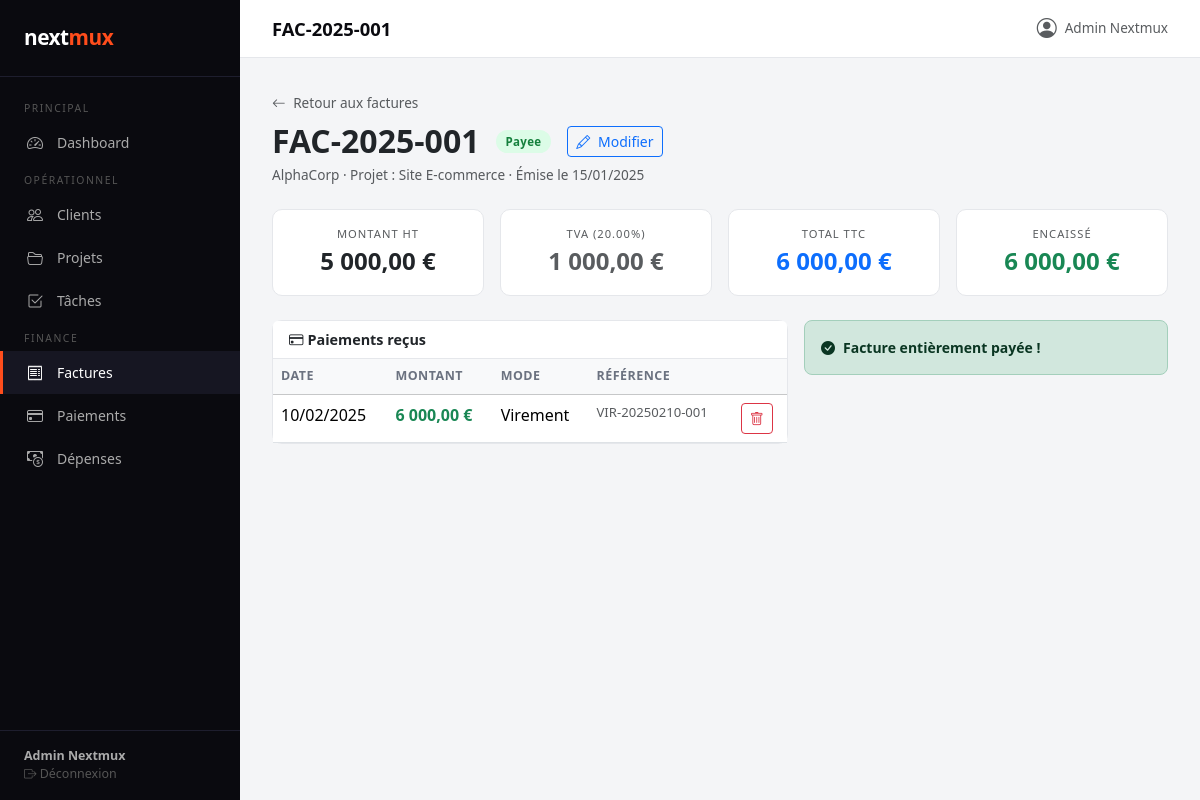
The page /index.php?module=factures&action=show&id=1 (signed in) on the database its author committed.
### tables this page shows
CREATE TABLE IF NOT EXISTS factures (
  id INT AUTO_INCREMENT PRIMARY KEY,
  projet_id INT NOT NULL,
  numero VARCHAR(50) NOT NULL UNIQUE,
  montant_ht DECIMAL(10,2) NOT NULL DEFAULT 0,
  tva DECIMAL(5,2) NOT NULL DEFAULT 20.00,
  montant_ttc DECIMAL(10,2) NOT NULL DEFAULT 0,
  date_emission DATE NOT NULL,
  date_echeance DATE,
  statut ENUM('brouillon','envoyee','payee','annulee') DEFAULT 'brouillon',
  notes TEXT,
  created_at DATETIME DEFAULT CURRENT_TIMESTAMP,
  FOREIGN KEY (projet_id) REFERENCES projets(id) ON DELETE CASCADE
);

CREATE TABLE IF NOT EXISTS clients (
  id INT AUTO_INCREMENT PRIMARY KEY,
  nom VARCHAR(100) NOT NULL,
  email VARCHAR(150),
  telephone VARCHAR(20),
  adresse TEXT,
  created_at DATETIME DEFAULT CURRENT_TIMESTAMP
);

CREATE TABLE IF NOT EXISTS projets (
  id INT AUTO_INCREMENT PRIMARY KEY,
  client_id INT NOT NULL,
  nom VARCHAR(150) NOT NULL,
  description TEXT,
  date_debut DATE,
  date_fin DATE,
  statut ENUM('en_cours','termine','suspendu','annule') DEFAULT 'en_cours',
  budget DECIMAL(10,2) DEFAULT 0,
  created_at DATETIME DEFAULT CURRENT_TIMESTAMP,
  FOREIGN KEY (client_id) REFERENCES clients(id) ON DELETE CASCADE
);

CREATE TABLE IF NOT EXISTS paiements (
  id INT AUTO_INCREMENT PRIMARY KEY,
  facture_id INT NOT NULL,
  montant DECIMAL(10,2) NOT NULL,
  date_paiement DATE NOT NULL,
  mode ENUM('virement','cheque','carte','especes','autre') DEFAULT 'virement',
  reference VARCHAR(100),
  notes TEXT,
  created_at DATETIME DEFAULT CURRENT_TIMESTAMP,
  FOREIGN KEY (facture_id) REFERENCES factures(id) ON DELETE CASCADE
);

### controllers/facturesController.php (called while the page is built, shortened)
<?php
require_once __DIR__ . '/../models/Facture.php';
class FacturesController {
    private Facture  $model;
    public function __construct() {
        $this->model       = new Facture();
    }
    public function show(): void {
        $id      = (int)($_GET['id'] ?? 0);
        $facture = $this->model->getById($id);
        $paiements  = $this->model->getPaiements($id);
        $total_paye = array_sum(array_column($paiements, 'montant'));
        $page_title = $facture['numero'];
        require_once __DIR__ . '/../views/factures/show.php';
    }
}

### config/db.php (called while the page is built, shortened)
<?php
function getDB(): PDO {
    static $pdo = null;
    if ($pdo === null) {
        $dsn = "mysql:host=" . DB_HOST . ";dbname=" . DB_NAME . ";charset=" . DB_CHARSET;
        try {
            $pdo = new PDO($dsn, DB_USER, DB_PASS, [
                PDO::ATTR_ERRMODE            => PDO::ERRMODE_EXCEPTION,
                PDO::ATTR_DEFAULT_FETCH_MODE => PDO::FETCH_ASSOC,
                PDO::ATTR_EMULATE_PREPARES   => false,
            ]);
        } catch (PDOException $e) {
            die(json_encode(['error' => 'Connexion BDD échouée : ' . $e->getMessage()]));
        }
    }
    return $pdo;
}

### models/Facture.php (called while the page is built, shortened)
<?php
class Facture {
    private PDO $db;
    public function __construct() {
        $this->db = getDB();
    }
    public function getById(int $id): array|false {
        $stmt = $this->db->prepare("
            SELECT f.*, p.nom AS projet_nom, c.nom AS client_nom
            FROM factures f
            JOIN projets p ON f.projet_id = p.id
            JOIN clients c ON p.client_id = c.id
            WHERE f.id = ?
        ");
        $stmt->execute([$id]);
        return $stmt->fetch();
    }
    public function getPaiements(int $factureId): array {
        $stmt = $this->db->prepare("SELECT * FROM paiements WHERE facture_id = ? ORDER BY date_paiement DESC");
        $stmt->execute([$factureId]);
        return $stmt->fetchAll();
    }
}

### views/factures/show.php (the view, shortened to what this page needs)
<?php require_once __DIR__ . '/../layout/header.php'; ?>
<div class="mb-4">
  <a href="index.php?module=factures&action=index" class="text-muted text-decoration-none" style="font-size:0.85rem">
    <i class="bi bi-arrow-left me-1"></i> Retour aux factures
  </a>
  <div class="d-flex align-items-center gap-3 mt-2 flex-wrap">
    <h2 class="fw-bold mb-0"><?= htmlspecialchars($facture['numero']) ?></h2>
    <span class="status-badge badge-<?= $facture['statut'] ?>"><?= ucfirst($facture['statut']) ?></span>
    <a href="index.php?module=factures&action=edit&id=<?= $facture['id'] ?>" class="btn btn-sm btn-outline-primary">
      <i class="bi bi-pencil me-1"></i> Modifier
    </a>
  </div>
  <p class="text-muted mt-1" style="font-size:0.85rem">
    <?= htmlspecialchars($facture['client_nom']) ?> · Projet : <?= htmlspecialchars($facture['projet_nom']) ?>
    · Émise le <?= date('d/m/Y', strtotime($facture['date_emission'])) ?>
  </p>
</div>
<div class="row g-3 mb-4">
  <div class="col-md-3"><div class="card text-center p-3">
    <div class="text-muted" style="font-size:0.7rem;text-transform:uppercase;letter-spacing:1px">Montant HT</div>
    <div class="fs-4 fw-bold"><?= number_format($facture['montant_ht'], 2, ',', ' ') ?> €</div>
  </div></div>
  <div class="col-md-3"><div class="card text-center p-3">
    <div class="text-muted" style="font-size:0.7rem;text-transform:uppercase;letter-spacing:1px">TVA (<?= $facture['tva'] ?>%)</div>
    <div class="fs-4 fw-bold text-muted"><?= number_format($facture['montant_ttc'] - $facture['montant_ht'], 2, ',', ' ') ?> €</div>
  </div></div>
  <div class="col-md-3"><div class="card text-center p-3">
    <div class="text-muted" style="font-size:0.7rem;text-transform:uppercase;letter-spacing:1px">Total TTC</div>
    <div class="fs-4 fw-bold text-primary"><?= number_format($facture['montant_ttc'], 2, ',', ' ') ?> €</div>
  </div></div>
  <div class="col-md-3"><div class="card text-center p-3">
    <div class="text-muted" style="font-size:0.7rem;text-transform:uppercase;letter-spacing:1px">Encaissé</div>
    <div class="fs-4 fw-bold <?= $total_paye >= $facture['montant_ttc'] ? 'text-success' : 'text-warning' ?>">
      <?= number_format($total_paye, 2, ',', ' ') ?> €
    </div>
  </div></div>
</div>
<div class="row g-3">
  <div class="col-md-7">
    <div class="card">
      <div class="card-header"><i class="bi bi-credit-card me-1"></i>Paiements reçus</div>
      <div class="card-body p-0">
        <?php if (empty($paiements)): ?>
          <div class="text-center py-3 text-muted" style="font-size:0.85rem">Aucun paiement enregistré.</div>
        <?php else: ?>
          <table class="table table-hover mb-0">
            <thead class="table-light"><tr><th>Date</th><th>Montant</th><th>Mode</th><th>Référence</th><th></th></tr></thead>
            <tbody>
              <?php foreach ($paiements as $p): ?>
              <tr>
                <td><?= date('d/m/Y', strtotime($p['date_paiement'])) ?></td>
                <td class="fw-semibold text-success"><?= number_format($p['montant'], 2, ',', ' ') ?> €</td>
                <td><?= ucfirst($p['mode']) ?></td>
                <td class="text-muted" style="font-size:0.82rem"><?= htmlspecialchars($p['reference'] ?? '—') ?></td>
                <td>
                  <form method="POST"
                        action="index.php?module=paiements&action=delete&id=<?= $p['id'] ?>&facture_id=<?= $facture['id'] ?>"
                        onsubmit="return confirm('Supprimer ce paiement ?')">
                    <button class="btn btn-sm btn-outline-danger"><i class="bi bi-trash"></i></button>
                  </form>
                </td>
              </tr>
              <?php endforeach; ?>
            </tbody>
          </table>
        <?php endif; ?>
      </div>
    </div>
  </div>
  <div class="col-md-5">
    <?php $restant = $facture['montant_ttc'] - $total_paye; ?>
    <?php if ($restant > 0): ?>
    <div class="card">
      <div class="card-header fw-semibold"><i class="bi bi-plus-circle me-1"></i>Enregistrer un paiement</div>
      <div class="card-body">
        <form method="POST" action="index.php?module=factures&action=addPaiement">
          <input type="hidden" name="facture_id" value="<?= $facture['id'] ?>">
          <div class="mb-3">
            <label class="form-label fw-semibold" style="font-size:0.85rem">Montant (€) <span class="text-danger">*</span></label>
            <input type="number" name="montant" class="form-control" step="0.01" min="0.01"
                   max="<?= $restant ?>" value="<?= $restant ?>" required>
            <div class="form-text">Restant : <?= number_format($restant, 2, ',', ' ') ?> €</div>
          </div>
          <div class="mb-3">
            <label class="form-label fw-semibold" style="font-size:0.85rem">Date</label>
            <input type="date" name="date_paiement" class="form-control" value="<?= date('Y-m-d') ?>" required>
          </div>
          <div class="mb-3">
            <label class="form-label fw-semibold" style="font-size:0.85rem">Mode</label>
            <select name="mode" class="form-select">
              <?php foreach (['virement','cheque','carte','especes','autre'] as $m): ?>
                <option value="<?= $m ?>"><?= ucfirst($m) ?></option>
              <?php endforeach; ?>
            </select>
          </div>
          <div class="mb-3">
            <label class="form-label fw-semibold" style="font-size:0.85rem">Référence</label>
            <input type="text" name="reference" class="form-control" placeholder="VIR-20250101-001">
          </div>
          <button type="submit" class="btn btn-accent w-100">
            <i class="bi bi-check-lg me-1"></i> Enregistrer
          </button>
        </form>
      </div>
    </div>
    <?php else: ?>
    <div class="alert alert-success">
      <i class="bi bi-check-circle-fill me-2"></i><strong>Facture entièrement payée !</strong>
    </div>
    <?php endif; ?>
  </div>
</div>
<?php require_once __DIR__ . '/../layout/footer.php'; ?>

### views/layout/header.php (shortened to what this page needs)
<!DOCTYPE html>
<html lang="fr">
<head>
  <link href="https://cdn.jsdelivr.net/npm/bootstrap@5.3.2/dist/css/bootstrap.min.css" rel="stylesheet">
  <link href="https://cdn.jsdelivr.net/npm/bootstrap-icons@1.11.3/font/bootstrap-icons.css" rel="stylesheet">
</head>
<body>
<?php
$module_actuel = $_GET['module'] ?? 'dashboard';
$user = $_SESSION['user'] ?? ['nom' => 'Invité'];
?>
<div id="sidebar">
  <div class="sidebar-brand">next<span>mux</span></div>
  <nav class="sidebar-nav">
    <div class="nav-section">Principal</div>
    <a href="index.php?module=dashboard&action=index"
       class="sidebar-link <?= $module_actuel === 'dashboard' ? 'active' : '' ?>">
      <i class="bi bi-speedometer2"></i> Dashboard
    </a>
    <div class="nav-section">Opérationnel</div>
    <a href="index.php?module=clients&action=index"
       class="sidebar-link <?= $module_actuel === 'clients' ? 'active' : '' ?>">
      <i class="bi bi-people"></i> Clients
    </a>
    <a href="index.php?module=projets&action=index"
       class="sidebar-link <?= $module_actuel === 'projets' ? 'active' : '' ?>">
      <i class="bi bi-folder2-open"></i> Projets
    </a>
    <a href="index.php?module=taches&action=index"
       class="sidebar-link <?= $module_actuel === 'taches' ? 'active' : '' ?>">
      <i class="bi bi-check2-square"></i> Tâches
    </a>
    <div class="nav-section">Finance</div>
    <a href="index.php?module=factures&action=index"
       class="sidebar-link <?= $module_actuel === 'factures' ? 'active' : '' ?>">
      <i class="bi bi-receipt"></i> Factures
    </a>
    <a href="index.php?module=paiements&action=index"
       class="sidebar-link <?= $module_actuel === 'paiements' ? 'active' : '' ?>">
      <i class="bi bi-credit-card"></i> Paiements
    </a>
    <a href="index.php?module=depenses&action=index"
       class="sidebar-link <?= $module_actuel === 'depenses' ? 'active' : '' ?>">
      <i class="bi bi-cash-coin"></i> Dépenses
    </a>
  </nav>
  <div class="sidebar-footer">
    <strong><?= htmlspecialchars($user['nom']) ?></strong>
    <a href="index.php?module=auth&action=logout" style="color:#555;text-decoration:none">
      <i class="bi bi-box-arrow-right"></i> Déconnexion
    </a>
  </div>
</div>
<div id="main">
  <div class="topbar">
    <h1><?= htmlspecialchars($page_title ?? 'Nextmux ERP') ?></h1>
    <div class="d-flex align-items-center gap-2">
      <i class="bi bi-person-circle fs-5 text-muted"></i>
      <span class="text-muted" style="font-size:0.85rem"><?= htmlspecialchars($user['nom']) ?></span>
    </div>
  </div>
  <div class="content">

### views/layout/header.php (style rules this page uses)
:root { --sidebar-w: 240px; --accent: #FF4D1C; --dark: #0a0a0f; }
body { background: #f4f5f7; font-family: 'Segoe UI', sans-serif; }
#sidebar { width: var(--sidebar-w); min-height: 100vh; background: var(--dark); position: fixed; top: 0; left: 0; z-index: 100; display: flex; flex-direction: column; }
.sidebar-brand { padding: 1.4rem 1.5rem; font-size: 1.3rem; font-weight: 800; color: white; letter-spacing: -0.5px; border-bottom: 1px solid #1e1e2e; }
.sidebar-brand span { color: var(--accent); }
.sidebar-nav { padding: 1rem 0; flex: 1; }
.nav-section { padding: 0.5rem 1.5rem 0.3rem; font-size: 0.65rem; text-transform: uppercase; letter-spacing: 1.5px; color: #555; }
.sidebar-link { display: flex; align-items: center; gap: 0.75rem; padding: 0.6rem 1.5rem; color: #aaa; text-decoration: none; font-size: 0.875rem; transition: all 0.15s; border-left: 3px solid transparent; }
.sidebar-link:hover, .sidebar-link.active { color: white; background: #161622; border-left-color: var(--accent); }
.sidebar-link i { font-size: 1rem; width: 18px; }
.sidebar-footer { padding: 1rem 1.5rem; border-top: 1px solid #1e1e2e; font-size: 0.78rem; color: #555; }
.sidebar-footer strong { color: #aaa; display: block; }
#main { margin-left: var(--sidebar-w); min-height: 100vh; }
.topbar { background: white; padding: 0.85rem 2rem; border-bottom: 1px solid #e5e7eb; display: flex; align-items: center; justify-content: space-between; position: sticky; top: 0; z-index: 50; }
.topbar h1 { font-size: 1.15rem; font-weight: 700; margin: 0; color: var(--dark); }
.content { padding: 2rem; }
.card { border: 1px solid #e5e7eb; border-radius: 10px; }
.card-header { background: white; border-bottom: 1px solid #e5e7eb; font-weight: 600; font-size: 0.9rem; }
.badge-payee { background: #dcfce7; color: #15803d; }
.status-badge { display: inline-block; padding: 3px 10px; border-radius: 20px; font-size: 0.72rem; font-weight: 600; letter-spacing: 0.3px; }
.alert { border-radius: 8px; font-size: 0.875rem; }
table.table th { font-size: 0.78rem; text-transform: uppercase; letter-spacing: 0.5px; color: #6b7280; font-weight: 600; }

### rows shown on the page
factures: numero "FAC-2025-001", statut "Payee", clients.nom "AlphaCorp", projet.nom "Site E-commerce", date_emission "15/01/2025", montant_ht "5 000,00", tva "20.00", $facture['montant_ttc'] - $facture['montant_ht'] "1 000,00", montant_ttc "6 000,00"
paiements: date_paiement "10/02/2025", montant "6 000,00", mode "Virement", reference "VIR-20250210-001"

### other values the page prints
$user['nom'] "Admin Nextmux"
$total_paye "6 000,00"
